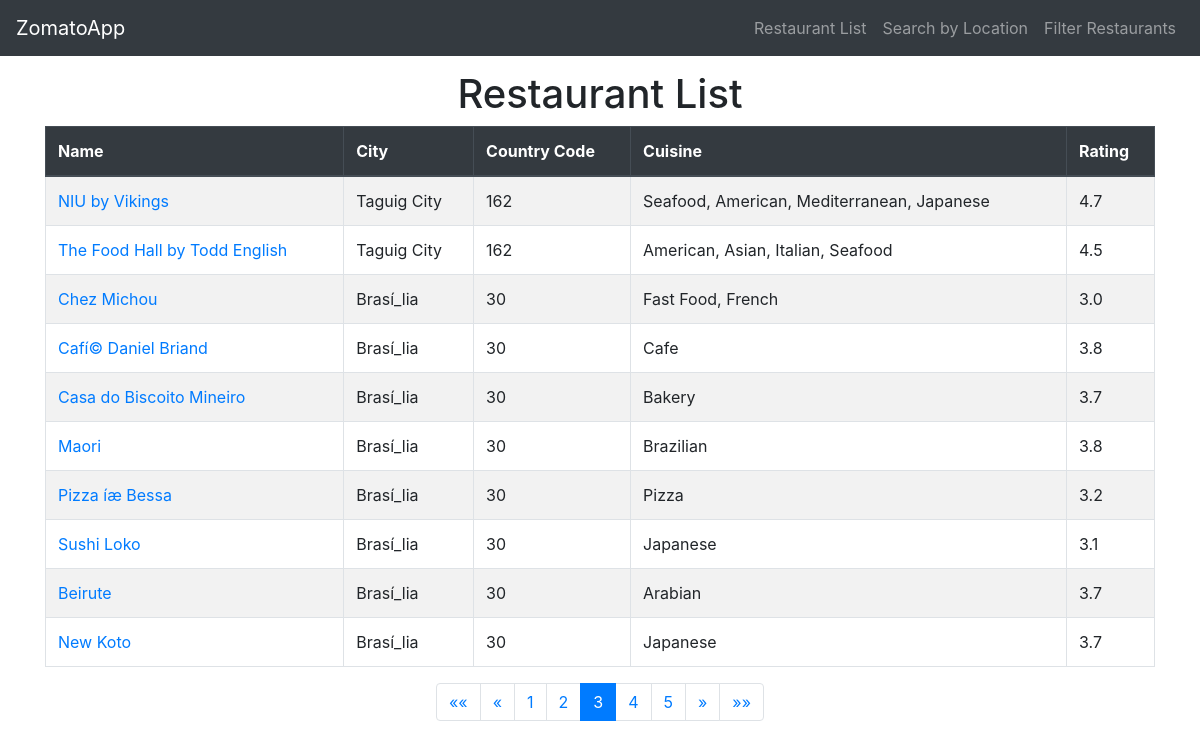
/restaurants/?page=3, run on the app's committed database.
### zomatoapp/models.py (models this page shows, shortened)
class Restaurant(models.Model):
    restaurant_id = models.IntegerField(unique=True)
    name = models.CharField(max_length=255)
    country_code = models.IntegerField()
    city = models.CharField(max_length=100)
    address = models.TextField()
    locality = models.CharField(max_length=255)
    longitude = models.FloatField()
    latitude = models.FloatField()
    cuisines = models.CharField(max_length=255)
    average_cost_for_two = models.DecimalField(max_digits=10, decimal_places=2)
    currency = models.CharField(max_length=50)
    has_table_booking = models.BooleanField()
    has_online_delivery = models.BooleanField()
    is_delivering_now = models.BooleanField()
    switch_to_order_menu = models.BooleanField()
    price_range = models.IntegerField()
    aggregate_rating = models.FloatField()
    rating_color = models.CharField(max_length=50)
    rating_text = models.CharField(max_length=50)
    votes = models.IntegerField()

### zomatoapp/views.py (the view)
# urls.py: path('restaurants/', RestaurantListView.as_view(), name='restaurant_list'),
class RestaurantListView(View):
    def get(self, request):
        restaurants = Restaurant.objects.all()
        paginator = Paginator(restaurants, 10)  # Show 10 restaurants per page
        page_number = request.GET.get('page')
        page_obj = paginator.get_page(page_number)
        return render(request, 'zomatoapp/restaurant_list.html', {'restaurants': page_obj, 'page_obj': page_obj})

### zomatoapp/templates/zomatoapp/restaurant_list.html (shortened to what this page needs)
<!DOCTYPE html>
<html lang="en">
<head>
    <link rel="stylesheet" href="https://stackpath.bootstrapcdn.com/bootstrap/4.5.2/css/bootstrap.min.css">
</head>
<body>
    <nav class="navbar navbar-expand-lg navbar-dark bg-dark fixed-top">
        <a class="navbar-brand" href="#">ZomatoApp</a>
        <div class="collapse navbar-collapse" id="navbarNav">
            <ul class="navbar-nav ml-auto">
                <li class="nav-item">
                    <a class="nav-link" href="{% url 'restaurant_list' %}">Restaurant List</a>
                </li>
                <li class="nav-item">
                    <a class="nav-link" href="{% url 'search_by_location' %}">Search by Location</a>
                </li>
                <li class="nav-item">
                    <a class="nav-link" href="{% url 'filter_restaurant' %}">Filter Restaurants</a>
                </li>
            </ul>
        </div>
    </nav>
    <div class="container">
        <h1 class="text-center">Restaurant List</h1>
        <table class="table table-striped table-bordered">
            <thead class="thead-dark">
                <tr>
                    <th scope="col">Name</th>
                    <th scope="col">City</th>
                    <th scope="col">Country Code</th>
                    <th scope="col">Cuisine</th>
                    <th scope="col">Rating</th>
                </tr>
            </thead>
            <tbody>
                {% for restaurant in restaurants %}
                    <tr>
                        <td><a href="{% url 'restaurant_detail' restaurant.restaurant_id %}" class="text-decoration-none">{{ restaurant.name }}</a></td>
                        <td>{{ restaurant.city }}</td>
                        <td>{{ restaurant.country_code }}</td>
                        <td>{{ restaurant.cuisines }}</td>
                        <td>{{ restaurant.aggregate_rating }}</td>
                    </tr>
                {% endfor %}
            </tbody>
        </table>
        <nav aria-label="Page navigation">
            <ul class="pagination justify-content-center">
                {% if page_obj.has_previous %}
                    <li class="page-item">
                        <a class="page-link" href="?page=1" aria-label="First">
                            <span aria-hidden="true">&laquo;&laquo;</span>
                        </a>
                    </li>
                    <li class="page-item">
                        <a class="page-link" href="?page={{ page_obj.previous_page_number }}" aria-label="Previous">
                            <span aria-hidden="true">&laquo;</span>
                        </a>
                    </li>
                {% endif %}
                {% for num in page_obj.paginator.page_range %}
                    {% if page_obj.number == num %}
                        <li class="page-item active"><span class="page-link">{{ num }}</span></li>
                    {% elif num > page_obj.number|add:-3 and num < page_obj.number|add:3 %}
                        <li class="page-item"><a class="page-link" href="?page={{ num }}">{{ num }}</a></li>
                    {% endif %}
                {% endfor %}
                {% if page_obj.has_next %}
                    <li class="page-item">
                        <a class="page-link" href="?page={{ page_obj.next_page_number }}" aria-label="Next">
                            <span aria-hidden="true">&raquo;</span>
                        </a>
                    </li>
                    <li class="page-item">
                        <a class="page-link" href="?page={{ page_obj.paginator.num_pages }}" aria-label="Last">
                            <span aria-hidden="true">&raquo;&raquo;</span>
                        </a>
                    </li>
                {% endif %}
            </ul>
        </nav>
    </div>
</body>
</html>

### zomatoapp/templates/zomatoapp/restaurant_list.html (style rules this page uses)
body { padding-top: 70px; }
.table th, .table td { vertical-align: middle; }

### data on the page
Restaurant: name "NIU by Vikings", city "Taguig City", country_code "162", cuisines "Seafood, American, Mediterranean, Japanese", aggregate_rating "4.7"
Restaurant: name "The Food Hall by Todd English", city "Taguig City", country_code "162", cuisines "American, Asian, Italian, Seafood", aggregate_rating "4.5"
Restaurant: name "Chez Michou", city "Brasí_lia", country_code "30", cuisines "Fast Food, French", aggregate_rating "3.0"
Restaurant: name "Cafí© Daniel Briand", city "Brasí_lia", country_code "30", cuisines "Cafe", aggregate_rating "3.8"
Restaurant: name "Casa do Biscoito Mineiro", city "Brasí_lia", country_code "30", cuisines "Bakery", aggregate_rating "3.7"
Restaurant: name "Maori", city "Brasí_lia", country_code "30", cuisines "Brazilian", aggregate_rating "3.8"
Restaurant: name "Pizza íæ Bessa", city "Brasí_lia", country_code "30", cuisines "Pizza", aggregate_rating "3.2"
Restaurant: name "Sushi Loko", city "Brasí_lia", country_code "30", cuisines "Japanese", aggregate_rating "3.1"
Restaurant: name "Beirute", city "Brasí_lia", country_code "30", cuisines "Arabian", aggregate_rating "3.7"
Restaurant: name "New Koto", city "Brasí_lia", country_code "30", cuisines "Japanese", aggregate_rating "3.7"

### other printed values
{{ num }} "1" "2" "4" "5"
{{ num }} "3"
